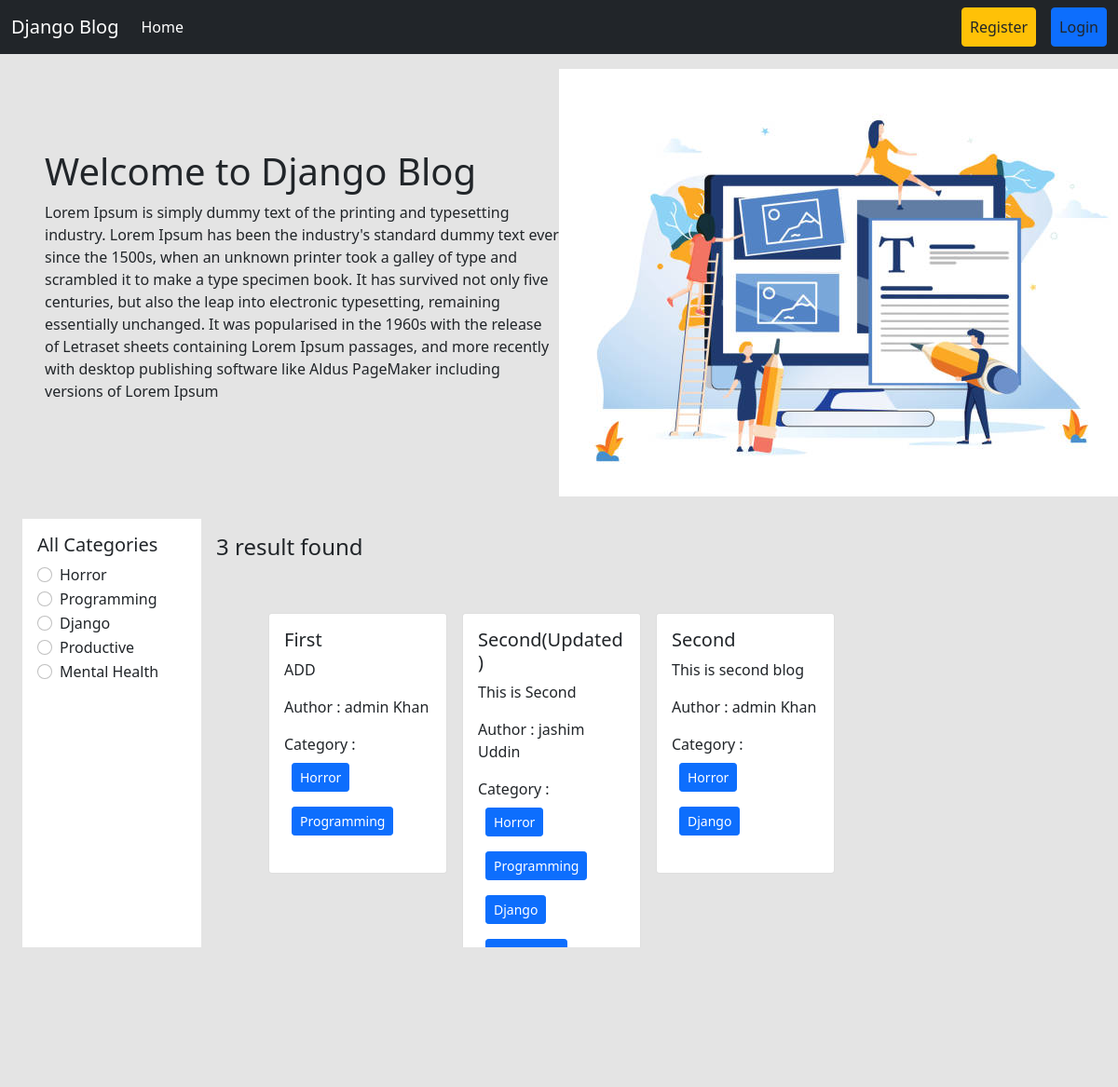
The page / on the database its author committed.
### categories/models.py (models this page shows, shortened)
class Category(models.Model):
    name = models.CharField(max_length=100)
    slug =models.SlugField(max_length=100,null=True,blank=True,unique=True)

### posts/models.py (models this page shows, shortened)
class Post(models.Model):
    title = models.CharField(max_length=50)
    content = models.TextField()
    category = models.ManyToManyField(Category)
    author = models.ForeignKey(User, on_delete=models.CASCADE)

### blog_project/views.py (the view)
# urls.py: 2. Add a URL to urlpatterns:  path('', views.home, name='home')
def home(request,category_slug=None):
    data = Post.objects.all()
    if category_slug is not None:
     category = Category.objects.get(slug=category_slug)
     data = Post.objects.filter(category = category)
    categories = Category.objects.all()
    return render(request,'home.html' ,{'data' : data,'category' : categories})

### templates/home.html
{% extends "base.html" %}
{% load static %}
{% block content %}
<div class="d-flex flex-wrap px-5 pt-3 align-items-center ">
  <div class="col-6">
    <h1>Welcome to Django Blog</h1>
    <p>Lorem Ipsum is simply dummy text of the printing and typesetting industry. Lorem Ipsum has been the industry's standard dummy text ever since the 1500s, when an unknown printer took a galley of type and scrambled it to make a type specimen book. It has survived not only five centuries, but also the leap into electronic typesetting, remaining essentially unchanged. It was popularised in the 1960s with the release of Letraset sheets containing Lorem Ipsum passages, and more recently with desktop publishing software like Aldus PageMaker including versions of Lorem Ipsum </p>
  </div>
  <div class="col-6">
    <img src="{% static 'header.jpg' %}">
  </div>
</div>
<div class="d-flex flex-wrap p-4">
  <div class="col-2 bg-white p-3">
    <h5>All Categories</h5>
    {% for cat in category %}
    <div class="form-check">
      <input class="form-check-input" type="radio" name="category" id="{{cat.id}}">
      <label class="form-check-label" for="{{cat.id}} ">
        <a href="{% url 'category_wise_post' cat.slug %}" class="text-decoration-none text-dark">{{cat.name}}</a>
      </label>
    </div>
    {% endfor %}
  </div>
  <div class="col-10  p-3">
    <h4>{{data | length}} result found</h4>
    <div class="d-flex flex-wrap px-5 pt-5">
      {% for post in data %}
      <div class="col-sm-3">
          <div class="card mx-2">
            <div class="card-body">
              <h5 class="card-title">{{post.title}}</h5>
              <p class="card-text">{{post.content}} </p>
              <p>Author : {{post.author.first_name}} {{post.author.last_name}} </p>
              <p>Category : {% for cat in post.category.all %}
                  <button class="btn btn-primary btn-sm m-2">{{cat.name}}</button>
              {% endfor %} </p>
            </div>
          </div>
        </div>
      {% endfor %}
  </div>
  </div>
</div>
{% endblock %}

### templates/base.html (shortened to what this page needs)
<!doctype html>
<html lang="en">
  <head>
    <link href="https://cdn.jsdelivr.net/npm/bootstrap@5.0.2/dist/css/bootstrap.min.css" rel="stylesheet">
  </head>
  <body style="background-color:#e4e4e4">
    <nav class="navbar navbar-expand-lg navbar-dark bg-dark">
        <div class="container-fluid">
          <a class="navbar-brand" href="#">Django Blog</a>
          <div class="collapse navbar-collapse" id="navbarSupportedContent">
            <ul class="navbar-nav me-auto mb-2 mb-lg-0">
              <li class="nav-item">
                <a class="nav-link active" aria-current="page" href="{% url 'homepage' %}">Home</a>
              </li>
            </ul>
            <div class="d-flex">
              <ul class="navbar-nav me-auto mb-2 mb-lg-0">
                {% if request.user.is_authenticated %}
                <li class="nav-item mx-3">
                  <a class="nav-link btn btn-warning text-dark" href="{% url 'profile' %}">Profile</a>
                </li>
                <li class="nav-item mx-3">
                  <a class="nav-link btn btn-danger text-dark" href="{% url 'user_logout' %}">Log Out</a>
                </li>
                {% else %}
                <li class="nav-item mx-3">
                  <a class="nav-link btn btn-warning text-dark" href="{% url 'register' %}">Register</a>
                </li>
                <li class="nav-item">
                  <a class="nav-link btn btn-primary text-dark" href="{% url 'user_login' %}">Login</a>
                </li>
                {% endif %}
              </ul>
            </div>
          </div>
        </div>
      </nav>
      <div style="background-color:#e4e4e4">
        {% block content %}
        {% endblock %}
      </div>
  </body>
</html>

### rows shown on the page
Category: name "Horror"
Category: name "Programming"
Category: name "Django"
Category: name "Productive"
Category: name "Mental Health"
Post: title "First", content "ADD", author.first_name "admin", author.last_name "Khan"
Post: title "Second(Updated)", content "This is Second", author.first_name "jashim", author.last_name "Uddin"
Post: title "Second", content "This is second blog", author.first_name "admin", author.last_name "Khan"

### other values the page prints
{{ data | length }} "3"
